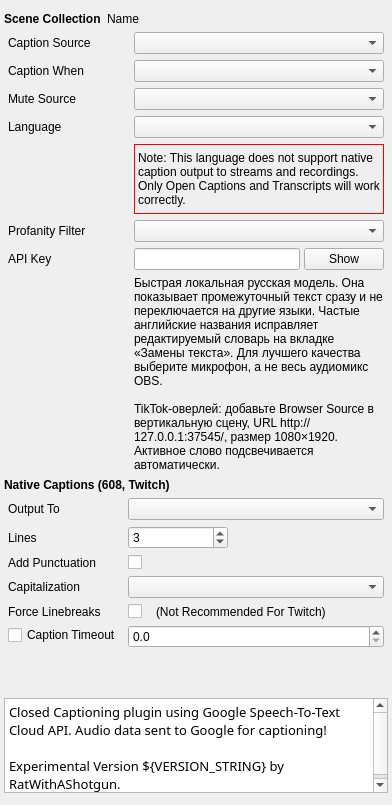
         <widget class="QWidget" name="tab">
          <attribute name="title">
           <string>General</string>
          </attribute>
          <layout class="QVBoxLayout" name="verticalLayoutTabGeneral">
           <property name="spacing">
            <number>6</number>
           </property>
           <property name="leftMargin">
            <number>4</number>
           </property>
           <property name="topMargin">
            <number>12</number>
           </property>
           <property name="rightMargin">
            <number>4</number>
           </property>
           <property name="bottomMargin">
            <number>12</number>
           </property>
           <item>
            <widget class="QFrame" name="generalSceneCollectionWidget">
             <property name="sizePolicy">
              <sizepolicy hsizetype="Preferred" vsizetype="Fixed">
               <horstretch>0</horstretch>
               <verstretch>0</verstretch>
              </sizepolicy>
             </property>
             <property name="frameShape">
              <enum>QFrame::NoFrame</enum>
             </property>
             <property name="frameShadow">
              <enum>QFrame::Plain</enum>
             </property>
             <property name="lineWidth">
              <number>0</number>
             </property>
             <layout class="QFormLayout" name="formLayout_2">
              <property name="labelAlignment">
               <set>Qt::AlignLeading|Qt::AlignLeft|Qt::AlignVCenter</set>
              </property>
              <property name="formAlignment">
               <set>Qt::AlignLeading|Qt::AlignLeft|Qt::AlignTop</set>
              </property>
              <property name="verticalSpacing">
               <number>0</number>
              </property>
              <property name="leftMargin">
               <number>0</number>
              </property>
              <property name="topMargin">
               <number>0</number>
              </property>
              <property name="rightMargin">
               <number>0</number>
              </property>
              <property name="bottomMargin">
               <number>0</number>
              </property>
              <item row="1" column="0">
               <widget class="QLabel" name="sceneCollectionNameLabel_GeneralLeft">
                <property name="font">
                 <font>
                  <bold>true</bold>
                 </font>
                </property>
                <property name="text">
                 <string>Scene Collection</string>
                </property>
               </widget>
              </item>
              <item row="1" column="1">
               <widget class="QLabel" name="sceneCollectionNameLabel_GeneralRight">
                <property name="text">
                 <string>Name</string>
                </property>
               </widget>
              </item>
             </layout>
            </widget>
           </item>
           <item>
            <widget class="QWidget" name="widget_2" native="true">
             <property name="sizePolicy">
              <sizepolicy hsizetype="Preferred" vsizetype="Fixed">
               <horstretch>0</horstretch>
               <verstretch>0</verstretch>
              </sizepolicy>
             </property>
             <layout class="QFormLayout" name="formLayout">
              <property name="sizeConstraint">
               <enum>QLayout::SetNoConstraint</enum>
              </property>
              <property name="labelAlignment">
               <set>Qt::AlignLeading|Qt::AlignLeft|Qt::AlignVCenter</set>
              </property>
              <property name="formAlignment">
               <set>Qt::AlignLeading|Qt::AlignLeft|Qt::AlignTop</set>
              </property>
              <property name="verticalSpacing">
               <number>6</number>
              </property>
              <property name="leftMargin">
               <number>4</number>
              </property>
              <property name="topMargin">
               <number>0</number>
              </property>
              <property name="rightMargin">
               <number>4</number>
              </property>
              <property name="bottomMargin">
               <number>0</number>
              </property>
              <item row="0" column="0">
               <widget class="QLabel" name="label">
                <property name="sizePolicy">
                 <sizepolicy hsizetype="Fixed" vsizetype="Preferred">
                  <horstretch>0</horstretch>
                  <verstretch>0</verstretch>
                 </sizepolicy>
                </property>
                <property name="text">
                 <string>Caption Source</string>
                </property>
               </widget>
              </item>
              <item row="0" column="1">
               <widget class="QComboBox" name="sourcesComboBox">
                <property name="sizePolicy">
                 <sizepolicy hsizetype="Preferred" vsizetype="Fixed">
                  <horstretch>0</horstretch>
                  <verstretch>0</verstretch>
                 </sizepolicy>
                </property>
                <property name="minimumSize">
                 <size>
                  <width>250</width>
                  <height>0</height>
                 </size>
                </property>
               </widget>
              </item>
              <item row="1" column="0">
               <widget class="QLabel" name="captionWhenLabel">
                <property name="text">
                 <string>Caption When</string>
                </property>
               </widget>
              </item>
              <item row="1" column="1">
               <widget class="QComboBox" name="captionWhenComboBox">
                <property name="sizePolicy">
                 <sizepolicy hsizetype="Preferred" vsizetype="Fixed">
                  <horstretch>0</horstretch>
                  <verstretch>0</verstretch>
                 </sizepolicy>
                </property>
                <property name="minimumSize">
                 <size>
                  <width>250</width>
                  <height>0</height>
                 </size>
                </property>
               </widget>
              </item>
              <item row="2" column="0">
               <widget class="QLabel" name="muteSourceLabel">
                <property name="text">
                 <string>Mute Source</string>
                </property>
               </widget>
              </item>
              <item row="2" column="1">
               <widget class="QComboBox" name="muteSourceComboBox">
                <property name="sizePolicy">
                 <sizepolicy hsizetype="Preferred" vsizetype="Fixed">
                  <horstretch>0</horstretch>
                  <verstretch>0</verstretch>
                 </sizepolicy>
                </property>
                <property name="minimumSize">
                 <size>
                  <width>250</width>
                  <height>0</height>
                 </size>
                </property>
               </widget>
              </item>
              <item row="3" column="0">
               <widget class="QLabel" name="label_6">
                <property name="minimumSize">
                 <size>
                  <width>120</width>
                  <height>0</height>
                 </size>
                </property>
                <property name="text">
                 <string>Language </string>
                </property>
               </widget>
              </item>
              <item row="3" column="1">
               <widget class="QComboBox" name="languageComboBox">
                <property name="sizePolicy">
                 <sizepolicy hsizetype="Preferred" vsizetype="Fixed">
                  <horstretch>0</horstretch>
                  <verstretch>0</verstretch>
                 </sizepolicy>
                </property>
                <property name="minimumSize">
                 <size>
                  <width>250</width>
                  <height>0</height>
                 </size>
                </property>
               </widget>
              </item>
              <item row="4" column="1">
               <widget class="QLabel" name="languageWarningLabel">
                <property name="minimumSize">
                 <size>
                  <width>242</width>
                  <height>70</height>
                 </size>
                </property>
                <property name="styleSheet">
                 <string notr="true">border: 1px solid red;</string>
                </property>
                <property name="text">
                 <string>Note: This language does not support native caption output to streams and recordings. Only Open Captions and Transcripts will work correctly.</string>
                </property>
                <property name="wordWrap">
                 <bool>true</bool>
                </property>
               </widget>
              </item>
              <item row="5" column="0">
               <widget class="QLabel" name="profanitFilterLabel">
                <property name="text">
                 <string>Profanity Filter</string>
                </property>
               </widget>
              </item>
              <item row="5" column="1">
               <widget class="QComboBox" name="profanityFilterComboBox">
                <property name="sizePolicy">
                 <sizepolicy hsizetype="Preferred" vsizetype="Fixed">
                  <horstretch>0</horstretch>
                  <verstretch>0</verstretch>
                 </sizepolicy>
                </property>
                <property name="minimumSize">
                 <size>
                  <width>250</width>
                  <height>0</height>
                 </size>
                </property>
               </widget>
              </item>
              <item row="6" column="0">
               <widget class="QLabel" name="apiKeyLabel">
                <property name="text">
                 <string>API Key</string>
                </property>
               </widget>
              </item>
              <item row="6" column="1">
               <widget class="QWidget" name="apiKeyWidget" native="true">
                <property name="minimumSize">
                 <size>
                  <width>250</width>
                  <height>0</height>
                 </size>
                </property>
                <layout class="QHBoxLayout" name="horizontalLayout_2">
                 <property name="spacing">
                  <number>4</number>
                 </property>
                 <property name="leftMargin">
                  <number>0</number>
                 </property>
                 <property name="topMargin">
                  <number>0</number>
                 </property>
                 <property name="rightMargin">
                  <number>0</number>
                 </property>
                 <property name="bottomMargin">
                  <number>0</number>
                 </property>
                 <item>
                  <widget class="QLineEdit" name="apiKeyLineEdit">
                   <property name="echoMode">
                    <enum>QLineEdit::Password</enum>
                   </property>
                  </widget>
                 </item>
                 <item>
                  <widget class="QPushButton" name="apiKeyShowPushButton">
                   <property name="text">
                    <string>Show</string>
                   </property>
                  </widget>
                 </item>
                </layout>
               </widget>
              </item>
              <item row="7" column="1">
               <widget class="QLabel" name="localModelStatusLabel">
                <property name="minimumSize">
                 <size>
                  <width>250</width>
                  <height>0</height>
                 </size>
                </property>
                <property name="text">
                 <string>Быстрая локальная русская модель. Она показывает промежуточный текст сразу и не переключается на другие языки. Частые английские названия исправляет редактируемый словарь на вкладке «Замены текста». Для лучшего качества выберите микрофон, а не весь аудиомикс OBS.

TikTok-оверлей: добавьте Browser Source в вертикальную сцену, URL http://127.0.0.1:37545/, размер 1080×1920. Активное слово подсвечивается автоматически.</string>
                </property>
                <property name="wordWrap">
                 <bool>true</bool>
                </property>
               </widget>
              </item>
             </layout>
            </widget>
           </item>
           <item>
            <widget class="QLabel" name="label_5">
             <property name="sizePolicy">
              <sizepolicy hsizetype="Preferred" vsizetype="Fixed">
               <horstretch>0</horstretch>
               <verstretch>0</verstretch>
              </sizepolicy>
             </property>
             <property name="font">
              <font>
               <bold>true</bold>
              </font>
             </property>
             <property name="text">
              <string>Native Captions (608, Twitch)</string>
             </property>
            </widget>
           </item>
           <item>
            <widget class="QFrame" name="frame">
             <property name="sizePolicy">
              <sizepolicy hsizetype="Preferred" vsizetype="Fixed">
               <horstretch>0</horstretch>
               <verstretch>0</verstretch>
              </sizepolicy>
             </property>
             <property name="frameShape">
              <enum>QFrame::NoFrame</enum>
             </property>
             <property name="frameShadow">
              <enum>QFrame::Raised</enum>
             </property>
             <layout class="QFormLayout" name="formLayout_5">
              <property name="labelAlignment">
               <set>Qt::AlignLeading|Qt::AlignLeft|Qt::AlignVCenter</set>
              </property>
              <property name="formAlignment">
               <set>Qt::AlignLeading|Qt::AlignLeft|Qt::AlignTop</set>
              </property>
              <property name="leftMargin">
               <number>4</number>
              </property>
              <property name="topMargin">
               <number>0</number>
              </property>
              <property name="rightMargin">
               <number>4</number>
              </property>
              <property name="bottomMargin">
               <number>4</number>
              </property>
              <item row="0" column="0">
               <widget class="QLabel" name="nativeOutputToLabel">
                <property name="text">
                 <string>Output To</string>
                </property>
               </widget>
              </item>
              <item row="0" column="1">
               <widget class="QComboBox" name="outputTargetComboBox">
                <property name="sizePolicy">
                 <sizepolicy hsizetype="Preferred" vsizetype="Fixed">
                  <horstretch>0</horstretch>
                  <verstretch>0</verstretch>
                 </sizepolicy>
                </property>
                <property name="minimumSize">
                 <size>
                  <width>250</width>
                  <height>0</height>
                 </size>
                </property>
               </widget>
              </item>
              <item row="1" column="0">
               <widget class="QLabel" name="nativeLineCountLabel">
                <property name="text">
                 <string>Lines</string>
                </property>
               </widget>
              </item>
              <item row="1" column="1">
               <widget class="QSpinBox" name="lineCountSpinBox">
                <property name="sizePolicy">
                 <sizepolicy hsizetype="Fixed" vsizetype="Fixed">
                  <horstretch>0</horstretch>
                  <verstretch>0</verstretch>
                 </sizepolicy>
                </property>
                <property name="minimumSize">
                 <size>
                  <width>100</width>
                  <height>0</height>
                 </size>
                </property>
                <property name="minimum">
                 <number>1</number>
                </property>
                <property name="maximum">
                 <number>4</number>
                </property>
                <property name="value">
                 <number>3</number>
                </property>
               </widget>
              </item>
              <item row="4" column="0">
               <widget class="QLabel" name="nativeForceLinebreaksLabel">
                <property name="text">
                 <string>Force Linebreaks</string>
                </property>
               </widget>
              </item>
              <item row="4" column="1">
               <widget class="QWidget" name="widget_7" native="true">
                <layout class="QHBoxLayout" name="horizontalLayout_5">
                 <property name="spacing">
                  <number>14</number>
                 </property>
                 <property name="leftMargin">
                  <number>0</number>
                 </property>
                 <property name="topMargin">
                  <number>0</number>
                 </property>
                 <property name="rightMargin">
                  <number>0</number>
                 </property>
                 <property name="bottomMargin">
                  <number>0</number>
                 </property>
                 <item>
                  <widget class="QCheckBox" name="insertLinebreaksCheckBox">
                   <property name="text">
                    <string/>
                   </property>
                  </widget>
                 </item>
                 <item>
                  <widget class="QLabel" name="nativeLinebreaksNotRecommendendLabel">
                   <property name="text">
                    <string>(Not Recommended For Twitch)</string>
                   </property>
                  </widget>
                 </item>
                 <item>
                  <spacer name="horizontalSpacer_2">
                   <property name="orientation">
                    <enum>Qt::Horizontal</enum>
                   </property>
                   <property name="sizeHint" stdset="0">
                    <size>
                     <width>20</width>
                     <height>10</height>
                    </size>
                   </property>
                  </spacer>
                 </item>
                </layout>
               </widget>
              </item>
              <item row="5" column="0">
               <widget class="QCheckBox" name="captionTimeoutEnabledCheckBox">
                <property name="text">
                 <string>Caption Timeout</string>
                </property>
               </widget>
              </item>
              <item row="5" column="1">
               <widget class="QDoubleSpinBox" name="captionTimeoutDoubleSpinBox">
                <property name="minimumSize">
                 <size>
                  <width>150</width>
                  <height>0</height>
                 </size>
                </property>
                <property name="decimals">
                 <number>1</number>
                </property>
               </widget>
              </item>
              <item row="2" column="0">
               <widget class="QLabel" name="label_22">
                <property name="text">
                 <string>Add Punctuation </string>
                </property>
               </widget>
              </item>
              <item row="2" column="1">
               <widget class="QCheckBox" name="addPunctuationCheckBox">
                <property name="text">
                 <string/>
                </property>
               </widget>
              </item>
              <item row="3" column="0">
               <widget class="QLabel" name="label_15">
                <property name="text">
                 <string>Capitalization</string>
                </property>
               </widget>
              </item>
              <item row="3" column="1">
               <widget class="QComboBox" name="capitalizationComboBox">
                <property name="sizePolicy">
                 <sizepolicy hsizetype="Preferred" vsizetype="Fixed">
                  <horstretch>0</horstretch>
                  <verstretch>0</verstretch>
                 </sizepolicy>
                </property>
                <property name="minimumSize">
                 <size>
                  <width>250</width>
                  <height>0</height>
                 </size>
                </property>
               </widget>
              </item>
             </layout>
            </widget>
           </item>
           <item>
            <spacer name="verticalSpacer">
             <property name="orientation">
              <enum>Qt::Vertical</enum>
             </property>
             <property name="sizeHint" stdset="0">
              <size>
               <width>20</width>
               <height>40</height>
              </size>
             </property>
            </spacer>
           </item>
           <item>
            <widget class="QTextBrowser" name="bottomTextBrowser">
             <property name="sizePolicy">
              <sizepolicy hsizetype="Expanding" vsizetype="Fixed">
               <horstretch>0</horstretch>
               <verstretch>0</verstretch>
              </sizepolicy>
             </property>
             <property name="maximumSize">
              <size>
               <width>16777215</width>
               <height>95</height>
              </size>
             </property>
             <property name="font">
              <font>
               <family>.SF NS</family>
               <pointsize>11</pointsize>
              </font>
             </property>
             <property name="html">
              <string>&lt;!DOCTYPE HTML PUBLIC &quot;-//W3C//DTD HTML 4.0//EN&quot; &quot;http://www.w3.org/TR/REC-html40/strict.dtd&quot;&gt;
&lt;html&gt;&lt;head&gt;&lt;meta name=&quot;qrichtext&quot; content=&quot;1&quot; /&gt;&lt;meta charset=&quot;utf-8&quot; /&gt;&lt;style type=&quot;text/css&quot;&gt;
p, li { white-space: pre-wrap; }
hr { height: 1px; border-width: 0; }
li.unchecked::marker { content: &quot;\2610&quot;; }
li.checked::marker { content: &quot;\2612&quot;; }
&lt;/style&gt;&lt;/head&gt;&lt;body style=&quot; font-family:'.SF NS'; font-size:11pt; font-weight:400; font-style:normal;&quot;&gt;
&lt;p style=&quot; margin-top:0px; margin-bottom:0px; margin-left:0px; margin-right:0px; -qt-block-indent:0; text-indent:0px;&quot;&gt;&lt;span style=&quot; font-family:'.SF NS Text'; font-size:10pt;&quot;&gt;Closed Captioning plugin using Google Speech-To-Text Cloud API. Audio data sent to Google for captioning!&lt;/span&gt;&lt;/p&gt;
&lt;p style=&quot;-qt-paragraph-type:empty; margin-top:0px; margin-bottom:0px; margin-left:0px; margin-right:0px; -qt-block-indent:0; text-indent:0px; font-family:'.SF NS Text'; font-size:10pt;&quot;&gt;&lt;br /&gt;&lt;/p&gt;
&lt;p style=&quot; margin-top:0px; margin-bottom:0px; margin-left:0px; margin-right:0px; -qt-block-indent:0; text-indent:0px;&quot;&gt;&lt;span style=&quot; font-family:'.SF NS Text'; font-size:10pt;&quot;&gt;Experimental Version ${VERSION_STRING} by RatWithAShotgun.&lt;/span&gt;&lt;/p&gt;&lt;/body&gt;&lt;/html&gt;</string>
             </property>
            </widget>
           </item>
          </layout>
         </widget>
